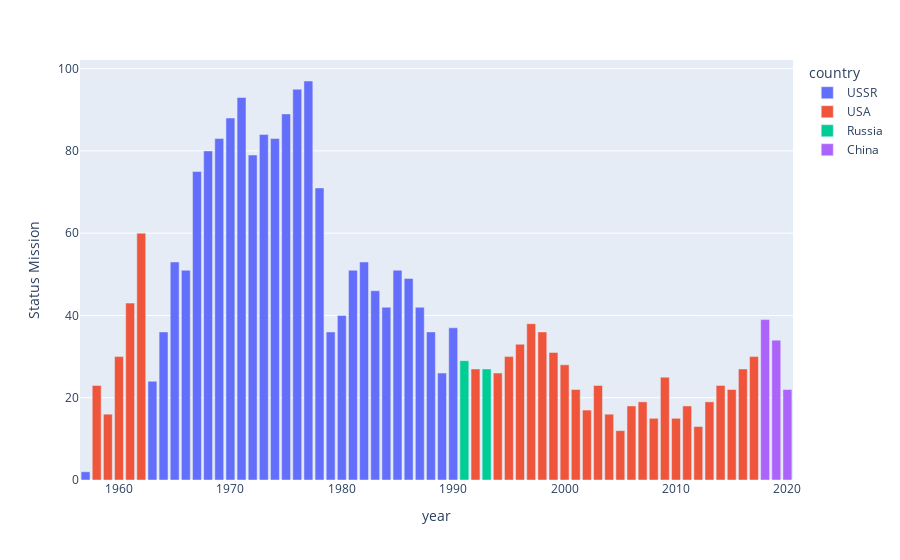

Notebook code cell kept with this figure:
### Markdown cell above
Với số lượng là 2 vệ tinh thì có lẽ chúng ta đang còn thua xa các cường quốc khác

### Code cell
launchCountry = spaceLaunch_df.groupby(["year","country"])["Status Mission"].count()
launchCountry = launchCountry.reset_index().sort_values(["year","Status Mission"],ascending = False)
launchCountry = pd.concat([group[1].head(1) for group in launchCountry.groupby(['year'])])

#Biểu đồ các nước dẫn đầu trong cuộc đua lên vũ trụ qua từng năm dựa theo số vụ phóng trong năm đó
fig = px.bar(launchCountry, x="year", y="Status Mission", color='country')
fig.show()

### Figure 1 — Plotly figure (JSON) as saved in the notebook; plotly's stock layout.template omitted (floating-point values rounded to 4 significant figures)
{"data": [{"alignmentgroup": "True", "hovertemplate": "country=USSR<br>year=%{x}<br>Status Mission=%{y}<extra></extra>", "legendgroup": "USSR", "marker": {"color": "#636efa"}, "name": "USSR", "offsetgroup": "USSR", "orientation": "v", "showlegend": true, "textposition": "auto", "type": "bar", "x": [1957, 1963, 1964, 1965, 1966, 1967, 1968, 1969, 1970, 1971, 1972, 1973, 1974, 1975, 1976, 1977, 1978, 1979, 1980, 1981, 1982, 1983, 1984, 1985, 1986, 1987, 1988, 1989, 1990], "xaxis": "x", "y": [2, 24, 36, 53, 51, 75, 80, 83, 88, 93, 79, 84, 83, 89, 95, 97, 71, 36, 40, 51, 53, 46, 42, 51, 49, 42, 36, 26, 37], "yaxis": "y"}, {"alignmentgroup": "True", "hovertemplate": "country=USA<br>year=%{x}<br>Status Mission=%{y}<extra></extra>", "legendgroup": "USA", "marker": {"color": "#EF553B"}, "name": "USA", "offsetgroup": "USA", "orientation": "v", "showlegend": true, "textposition": "auto", "type": "bar", "x": [1958, 1959, 1960, 1961, 1962, 1992, 1994, 1995, 1996, 1997, 1998, 1999, 2000, 2001, 2002, 2003, 2004, 2005, 2006, 2007, 2008, 2009, 2010, 2011, 2012, 2013, 2014, 2015, 2016, 2017], "xaxis": "x", "y": [23, 16, 30, 43, 60, 27, 26, 30, 33, 38, 36, 31, 28, 22, 17, 23, 16, 12, 18, 19, 15, 25, 15, 18, 13, 19, 23, 22, 27, 30], "yaxis": "y"}, {"alignmentgroup": "True", "hovertemplate": "country=Russia<br>year=%{x}<br>Status Mission=%{y}<extra></extra>", "legendgroup": "Russia", "marker": {"color": "#00cc96"}, "name": "Russia", "offsetgroup": "Russia", "orientation": "v", "showlegend": true, "textposition": "auto", "type": "bar", "x": [1991, 1993], "xaxis": "x", "y": [29, 27], "yaxis": "y"}, {"alignmentgroup": "True", "hovertemplate": "country=China<br>year=%{x}<br>Status Mission=%{y}<extra></extra>", "legendgroup": "China", "marker": {"color": "#ab63fa"}, "name": "China", "offsetgroup": "China", "orientation": "v", "showlegend": true, "textposition": "auto", "type": "bar", "x": [2018, 2019, 2020], "xaxis": "x", "y": [39, 34, 22], "yaxis": "y"}], "layout": {"barmode": "relative", "legend": {"title": {"text": "country"}, "tracegroupgap": 0}, "margin": {"t": 60}, "xaxis": {"anchor": "y", "domain": [0, 1], "title": {"text": "year"}}, "yaxis": {"anchor": "x", "domain": [0, 1], "title": {"text": "Status Mission"}}}}
